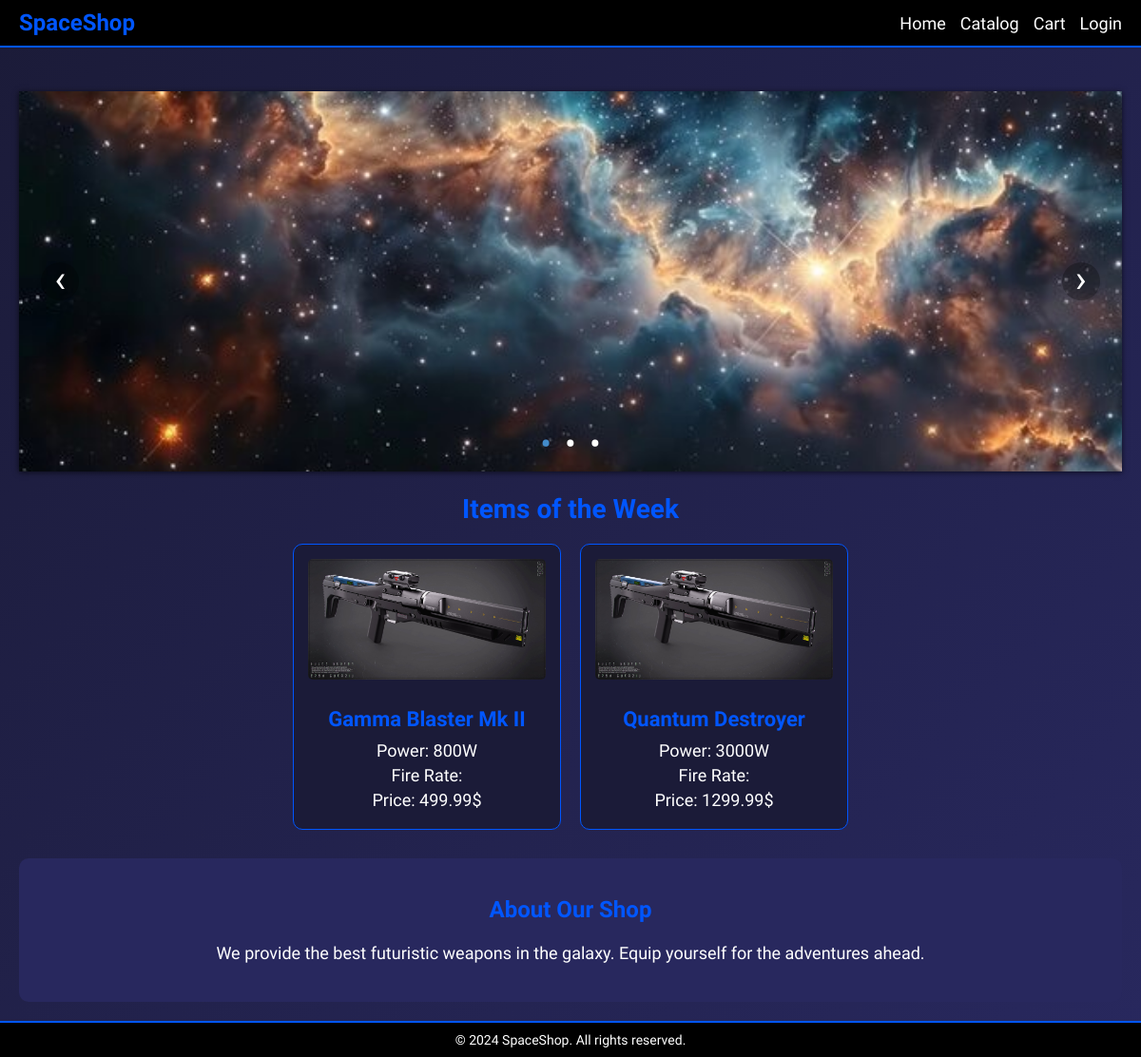
The page / on the database its author committed.
### hello/models.py (models this page shows, shortened)
class Weapon(models.Model):
    name = models.CharField(max_length=100)
    price = models.DecimalField(max_digits=10, decimal_places=2)
    description = models.TextField()
    power_consumption = models.CharField(max_length=50)
    charging_method = models.CharField(max_length=50)
    range = models.CharField(max_length=50)
    weight = models.CharField(max_length=50)
    warranty = models.CharField(max_length=50)

### hello/views.py (the view)
# urls.py: path('', IndexView.as_view(), name="home"),
class IndexView(View):
    def get(self, request, *args, **kwargs):
        from hello.baseline_data import init
        from hello.models import Weapon
        weapons_all = Weapon.objects.all()
        if not weapons_all.exists():
            init()
        print(request.build_absolute_uri()) #optional
        random_weapons = get_random_two(weapons_all)
        return render(
            request,
            'index.html',
            {
                'weapons': random_weapons,
                'user': request.user
            }
        )

### hello/db_queries.py (called while the page is built)
def get_random_two(weapons):
    randnums = sample(range(0, len(weapons)), 2)
    return [weapons[randnums[0]], weapons[randnums[1]]]

### hello/templates/index.html (shortened to what this page needs)
{% load static %}
<!DOCTYPE html>
<html lang="en">
<head>
    {% block styles %}
    <link rel="stylesheet" type="text/css" href="{% static 'css/index.css' %}" />
    <link rel="stylesheet" type="text/css" href="{% static 'css/auth.css' %}" />
    {% endblock %}
</head>
<body>
    <nav class="navbar">
        <div class="logo">SpaceShop</div>
        <ul class="nav-links">
            <li><a href="#">Home</a></li>
            <li><a href="{% url 'catalog' %}">Catalog</a></li>
            {% if user.is_authenticated %}
            <li><a href="{% url 'cart' %}">Cart</a></li>
            {% else %}
            <li><a href="#" id="logincart">Cart</a></li>
            {% endif %}
            {% if user.is_authenticated %}
            <li><a>
                <form id='logout' action="{% url 'logout' %}" method="post">
                  {% csrf_token %}
                  <button type="submit">Logout</button>
                </form>
            </a></li>
            {% else %}
            <li><a href="#" id="loginlogin">Login</a></li>
            {% endif %}
        </ul>
    </nav>
    <main class="main-content">
        <div class="carousel">
            <div class="carousel-inner">
                <div class="carousel-item">
                    <img src="{% static 'images/space.jpg' %}">
                </div>
                <label for="carousel-3" class="carousel-control prev control-1">‹</label>
                <label for="carousel-2" class="carousel-control next control-1">›</label>
                <ol class="carousel-indicators">
                    <li>
                        <label for="carousel-1" class="carousel-bullet">•</label>
                    </li>
                    <li>
                        <label for="carousel-2" class="carousel-bullet">•</label>
                    </li>
                    <li>
                        <label for="carousel-3" class="carousel-bullet">•</label>
                    </li>
                </ol>
            </div>
        </div>
        <section class="weekly-items">
            <h1>Items of the Week</h1>
            <div class="item-cards">
                {% for weapon in weapons %}
                    <a class="a" href="{% url 'product' name=weapon.name %}">
                        <div class="item-card">
                            <img src="{% static 'images/gun1.jpg' %}" alt="Laser Gun">
                            <h2>{{weapon.name}}</h2>
                            <p>Power: {{weapon.power_consumption}}</p>
                            <p>Fire Rate: {{weapon.fire}}</p>
                            <p>Price: {{weapon.price}}$</p>
                        </div>
                    </a>
                {% endfor %}
            </div>
        </section>
        <section class="shop-info">
            <h2>About Our Shop</h2>
            <p>We provide the best futuristic weapons in the galaxy. Equip yourself for the adventures ahead.</p>
        </section>
    </main>
    <footer class="footer">
        <p>&copy; 2024 SpaceShop. All rights reserved.</p>
    </footer>
</body>
</html>

### hello/static/css/index.css (style rules this page uses)
body { margin: 0; font-family: 'Orbitron', sans-serif; background: linear-gradient(135deg, #1b1b38, #28285e); color: #ffffff; }
.navbar { display: flex; justify-content: space-between; align-items: center; padding: 10px 20px; background: #000000; border-bottom: 2px solid #0056ff; }
.navbar .logo { font-size: 24px; font-weight: bold; color: #0056ff; }
.nav-links { list-style: none; display: flex; gap: 15px; padding: 0; margin: 0; }
.nav-links li { display: inline-block; }
.nav-links a { text-decoration: none; color: #ffffff; font-size: 18px; transition: color 0.3s ease; }
.main-content { padding: 20px; max-width: 1200px; margin: auto; }
.carousel { position: relative; box-shadow: 0px 1px 6px rgba(0, 0, 0, 0.64); margin-top: 26px; }
.carousel-inner { position: relative; overflow: hidden; width: 100%; }
.carousel-open:checked + .carousel-item { position: static; opacity: 100; }
.carousel-item { position: absolute; opacity: 0; -webkit-transition: opacity 0.6s ease-out; transition: opacity 0.6s ease-out; }
.carousel-item img { display: block; height: 400px; width: 1500px; object-fit:cover; }
.carousel-control { background: rgba(0, 0, 0, 0.28); border-radius: 50%; color: #fff; cursor: pointer; display: none; font-size: 40px; height: 40px; line-height: 35px; position: absolute; top: 50%; -webkit-transform: translate(0, -50%); cursor: pointer; -ms-transform: translate(0, -50%); transform: translate(0, -50%); text-align: center; width: 40px; z-index: 10; }
.carousel-control.prev { left: 2%; }
.carousel-control.next { right: 2%; }
#carousel-1:checked ~ .control-1, #carousel-2:checked ~ .control-2, #carousel-3:checked ~ .control-3 { display: block; }
.carousel-indicators { list-style: none; margin: 0; padding: 0; position: absolute; bottom: 2%; left: 0; right: 0; text-align: center; z-index: 10; }
.carousel-indicators li { display: inline-block; margin: 0 5px; }
.carousel-bullet { color: #fff; cursor: pointer; display: block; font-size: 35px; }
#carousel-1:checked ~ .control-1 ~ .carousel-indicators li:nth-child(1) .carousel-bullet, #carousel-2:checked ~ .control-2 ~ .carousel-indicators li:nth-child(2) .carousel-bullet, #carousel-3:checked ~ .control-3 ~ .carousel-indicators li:nth-child(3) .carousel-bullet { color: #428bca; }
.weekly-items { margin-bottom: 30px; }
.weekly-items h1 { text-align: center; font-size: 28px; margin-bottom: 20px; color: #0056ff; }
.item-cards { display: flex; gap: 20px; justify-content: center; flex-wrap: wrap; }
.item-card { background: #1b1b38; border: 1px solid #0056ff; border-radius: 10px; width: 250px; padding: 15px; text-align: center; transition: transform 0.3s ease, box-shadow 0.3s ease; }
.item-card img { width: 100%; border-radius: 5px; margin-bottom: 15px; }
.item-card h2 { font-size: 22px; margin: 10px 0; color: #0056ff; }
.item-card p { margin: 5px 0; }
.shop-info { text-align: center; background: #28285e; padding: 20px; border-radius: 10px; }
.shop-info h2 { font-size: 24px; color: #0056ff; margin-bottom: 10px; }
.a { text-decoration: none; color: #ffffff; font-size: 18px; transition: color 0.3s ease; }
.shop-info p { font-size: 18px; line-height: 1.5; }
.footer { background: #000000; text-align: center; padding: 10px; border-top: 2px solid #0056ff; }
.footer p { margin: 0; font-size: 14px; color: #ffffff; }

### rows shown on the page
Weapon: name "Gamma Blaster Mk II", power_consumption "800W", price "499.99"
Weapon: name "Quantum Destroyer", power_consumption "3000W", price "1299.99"
